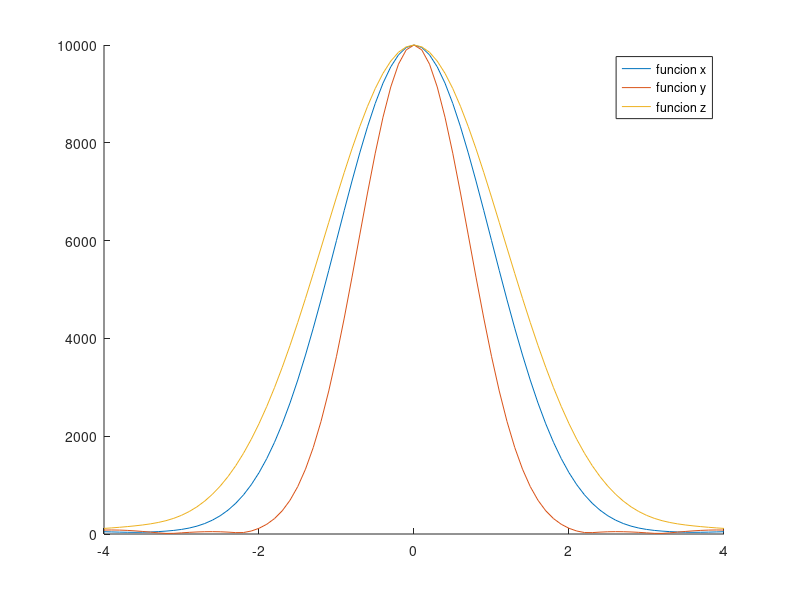
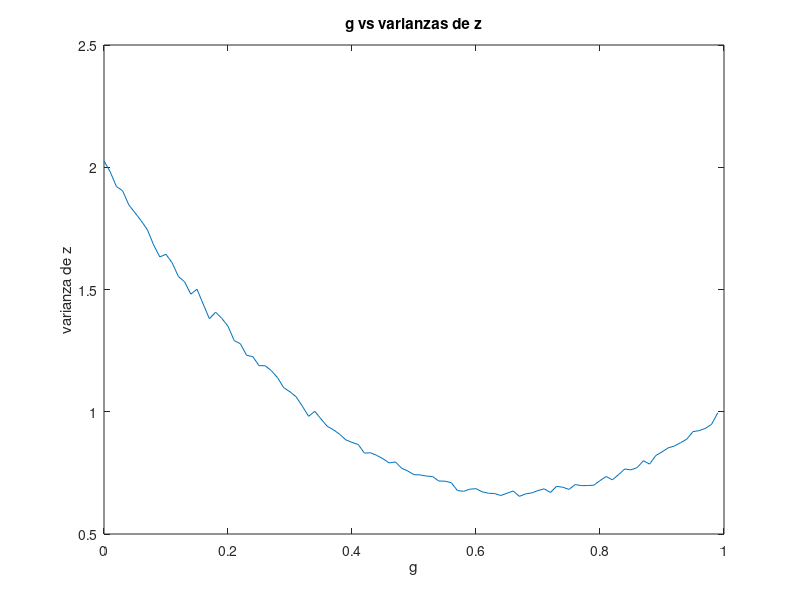

Write MATLAB code to recreate these figures, in order. (Note: this script raises an error after producing the figures.)
clc
clear all

u=3; %media
v_1=sqrt(1); %varianza 1
v_2=sqrt(2); %varianza 2
m_exp=0;
v_exp=0;
g=0.5;


x_1=normrnd(u,v_1,[10000,1]);
y_1=normrnd(u,v_2,[10000,1]);
z=x_1+(1-g)*(y_1-x_1);
m_exp=m_exp+mean(z);
v_exp=v_exp+var(z);


mu=m_exp;
var_1=v_exp;
disp(['Encontrar la media y la varianza']);
disp(['la media es: ',num2str(mu)]);
disp(['la varianza es: ',num2str(var_1)]);


s=-5:0.1:5;
s=-4:0.1:4;
fi_x=exp(j*s.*x_1);
fi_y=exp(j*s.*y_1);

fi_x=sum(fi_x,1);
fi_y=sum(fi_y,1);


fi_z = exp(j*s.*z);
fi_z=sum(fi_z,1);

figure
hold on
plot(s,abs(fi_x))
plot(s,abs(fi_y))
plot(s,abs(fi_z))
legend("funcion x","funcion y","funcion z")
hold off



%g minima
v_min=100;
v_intento=0;
g_min=0;
g=0;
c=1;

while g<=1

v_exp=0;

x_2=normrnd(u,v_1,[10000,1]);
y_2=normrnd(u,v_2,[10000,1]);
z=x_2+(1-g)*(y_2-x_2);
v_exp=var(z);

v_s(c)=v_exp;
g_s(c)=g;
g=g+0.01;
c=c+1;

end

v_min=min(v_s);
p=find(v_s==v_min);
g_min=g_s(p);
figure
plot(g_s,v_s);
title('g vs varianzas de z')
xlabel('g')
ylabel('varianza de z')
z=x_2+(1-g_min)*(y_2-x_2);

disp(['Encontrar la g para la varianza minima de z']);
disp(['El valor de g para la minima varianza es: ',num2str(g_min)]);

var_x=(v_1)^2;
var_y=2*(var_x);




disp(['Ordenar las varianzas de menor a mayor']);
disp(['Varianza de x: ',num2str(var_x)]);
disp(['Varianza de y: ',num2str(var_y)]);
disp(['Varianza de z: ',num2str(v_min)]);


figure
% Create plots.
t = tiledlayout(3,1);

ax1 = nexttile;
hist(x_1)
title(ax1,'Varianza de x')
xlim([-6 8]);

ax2 = nexttile;
hist(y_1)
title(ax2,'Varianza de y')
xlim([-6 8]);

ax3 = nexttile;
hist(z)
title(ax3,'Varianza de z')
xlim([-6 8]);

valores=[var_x,var_y,v_min];
ordenados=sort(valores)
